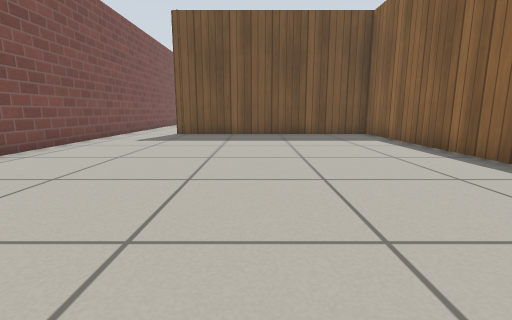
view 1 (above)

12 first-person views from a walk through a Gazebo world. The camera is 0.5 m above the floor, tilts 10° down and sees 85° across. The floor is counted in squares, 0.5 m on a side. Each view is taken from the middle of a square. On the plan, view 1 faces up. The plan holds only what a view shows up to about 11 squares ahead; the rest is blank. The place goes on beyond the plan. Simple patterns stand in for the simulator's built-in surfaces.

view 2
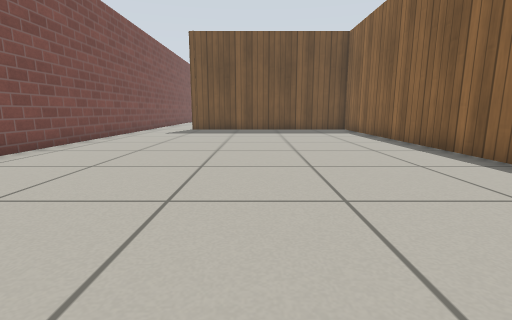

view 3
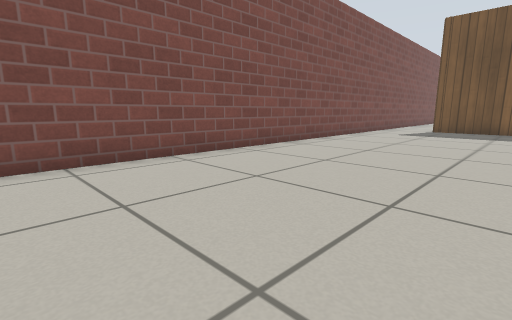

view 4
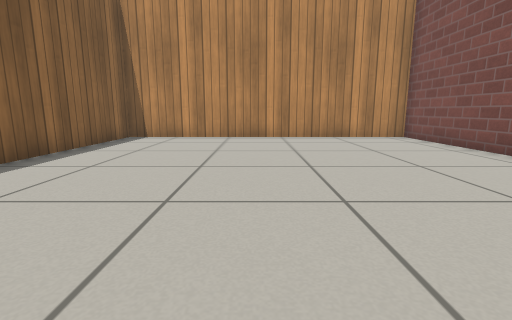

view 5
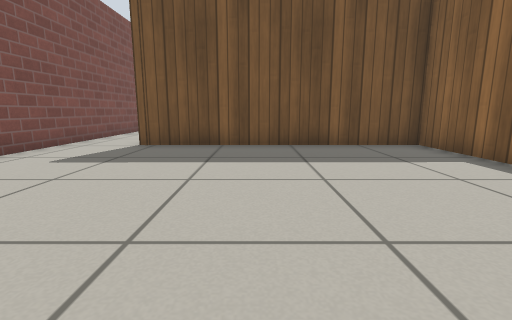

view 6
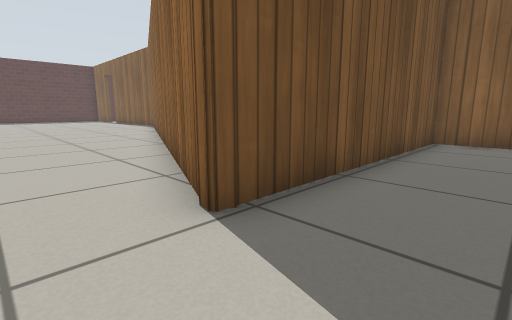

view 7
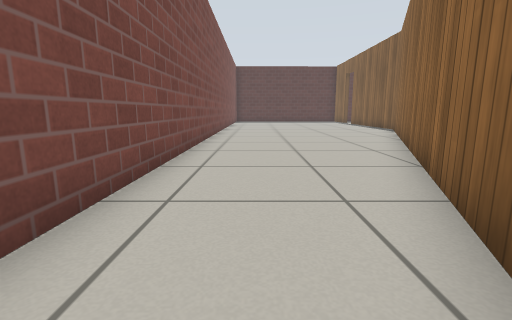

view 8
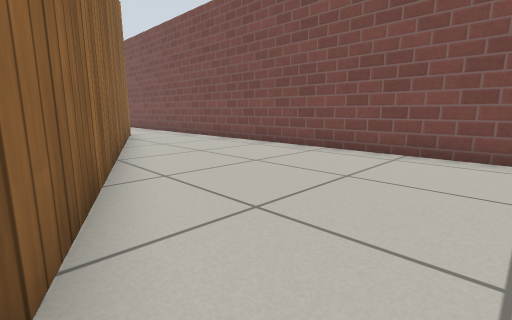

view 9
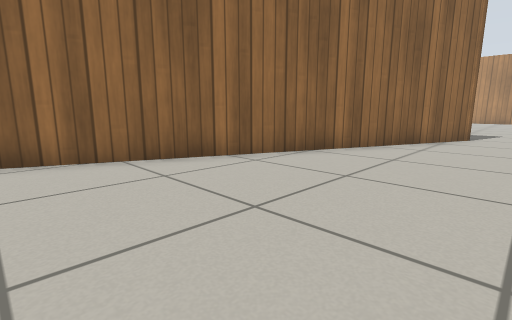

view 10
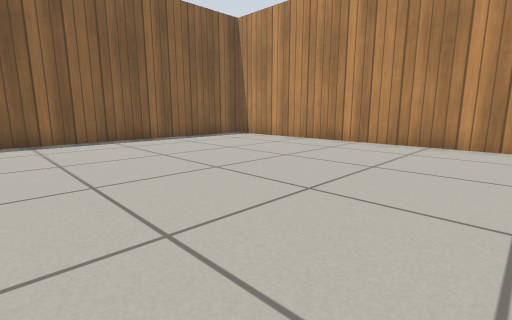

view 11
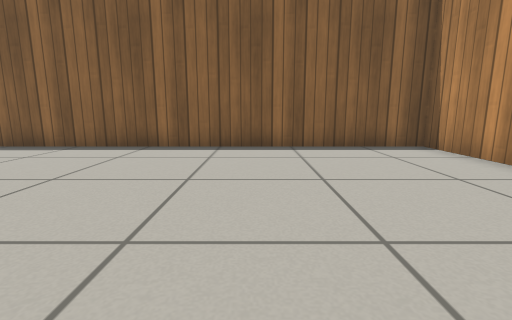

view 12
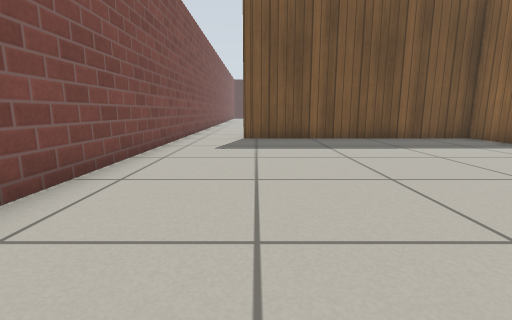

### Floor plan
Points are (right, up) in squares from view 1. A wall is a line through its corners. A room is listed if a view was taken in it or the views show most of it. See-through windows are left out.
Room 1 (views 1, 2, 3, 4, 5, 6, 7, 10, 11, 12)
walls: (-5.8, 15.6) (-5.7, -3.8) (4.8, -3.7) (4.8, 12.2) (-3.5, 12.2) (-2.7, 14)
ways out: opening at (-4.5, 15.5) to room 2
Room 2 (views 8, 9)
walls: (-5.8, 24.5) (-5.8, 15.6); (-2.7, 14) (1.9, 24.6)
ways out: opening at (-4.5, 15.5) to room 1

Where each view was taken, in squares from view 1:
view 1: 0 up, 0 right, facing up
view 2: 3 down, 0 right, facing up
view 3: 3 down, 0 right, facing up-left
view 4: 7 up, 0 right, facing down
view 5: 4 up, 0 right, facing up
view 6: 10 up, 5 left, facing up-right
view 7: 13 up, 4 left, facing up
view 8: 24 up, 1 right, facing down-left
view 9: 24 up, 5 left, facing down-right
view 10: 5 up, 5 left, facing down-right
view 11: 1 up, 3 left, facing right
view 12: 2 up, 3 left, facing up
